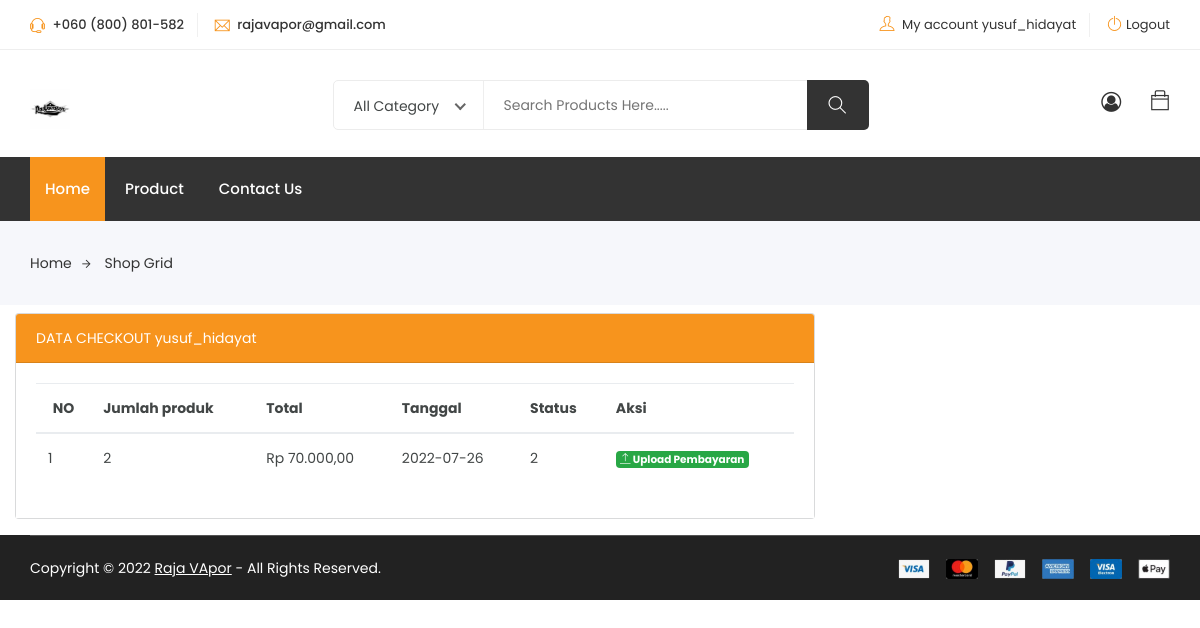
The app's page /checkout/index.php (signed in), older data.
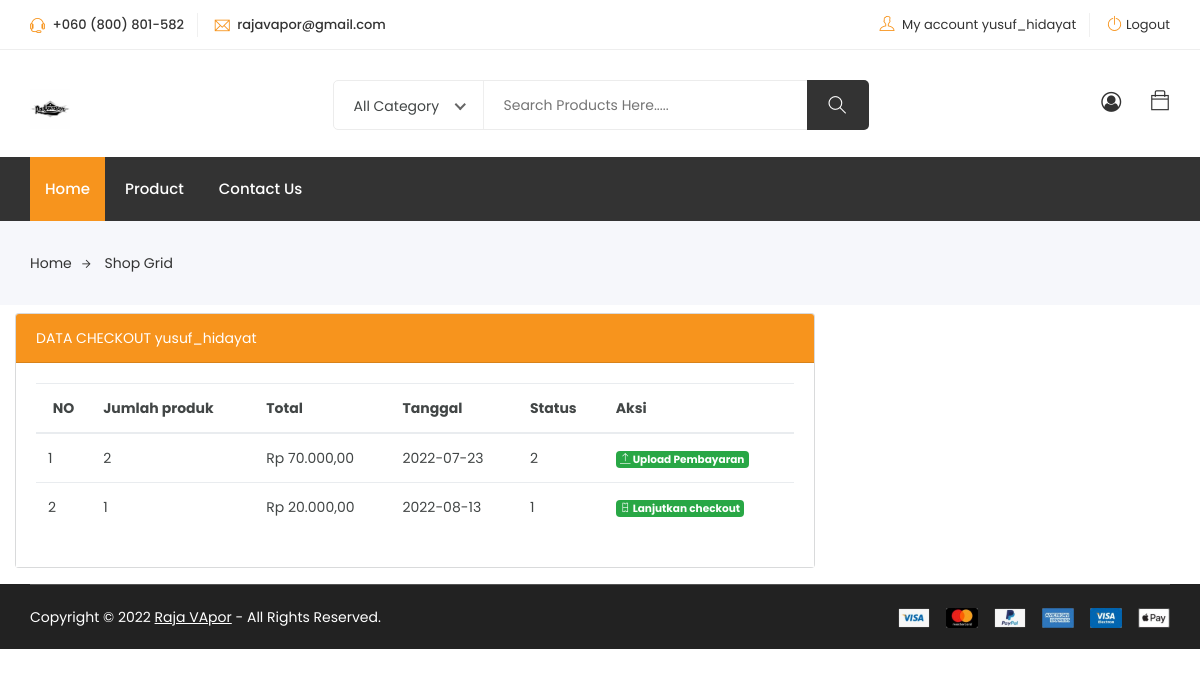
The same page, newer data.
### tables this page shows
CREATE TABLE `checkout` (
  `id_checkout` int(11) NOT NULL,
  `tanggal_transaksi` date DEFAULT NULL,
  `tanggal_kadaluarsa` date DEFAULT NULL,
  `status_transaksi` int(11) DEFAULT NULL,
  `jumlah_checkout` int(11) NOT NULL,
  `id_keranjang` varchar(225) NOT NULL,
  `id_user` int(11) DEFAULT NULL
);

### function.php (called while the page is built, shortened)
<?php
    $url_assets = "http://localhost/201753028/assets/";
    function base_url($urlparam){
        $url = "http://localhost/201753028/".$urlparam;
        return $url;
    }
    function rupiah($angka)
    {
        $hasil_rupiah = "Rp " . number_format($angka, 2, ',', '.');
        return $hasil_rupiah;
    }
    function querybanyak($query){
        $mysqli = new mysqli("localhost","root","","201753028");
        return $mysqli->query($query);
    }
    function querysatudata($query){
        $koneksi = mysqli_connect("localhost","root","","201753028");
        $query_cek = mysqli_query($koneksi, $query);
        return mysqli_fetch_array($query_cek, MYSQLI_BOTH);
    }

### checkout/checkout.php (the view)
<div class="col-lg-9 col-md-8 col-12">
	<div class="card bg-light mb-3 mt-2" style="max-width: 50rem;">
		<div class="card-header" style="background-color: #F7941D; color:#fff;">
			DATA CHECKOUT <?= $_SESSION['username'] ?>
		</div>
		<div class="card-body bg-white">
			<?php
			$username = $_SESSION['username'];
			$profile = querysatudata("SELECT * FROM user WHERE username = '$username' ");
			?>
			<table class="table">
				<thead>
					<tr>
						<th class="text-center">NO</th>
						<th>Jumlah produk</th>
						<th>Total</th>
						<th>Tanggal</th>
						<th>Status</th>
						<th>Aksi</th>
					</tr>
				</thead>
				<tbody>
					<?php
					$no = 1;
					$checkouts = querybanyak('SELECT * FROM checkout WHERE id_user = ' . $profile['id_user'] . '');
					foreach ($checkouts as $checkout) { ?>
						<tr>
							<td><?= $no ?></td>
							<td>
								<?php
									$explode_id_keranjang = explode(",",$checkout['id_keranjang']);
									echo count($explode_id_keranjang);
								?>
							</td>
							<td><?= rupiah($checkout['jumlah_checkout'])  ?></td>
							<td><?= $checkout['tanggal_transaksi']  ?></td>
							<td><?= $checkout['status_transaksi']  ?></td>
							<td>
								<?php if( $checkout['status_transaksi'] == 1){ ?>
                                    <a href="<?= base_url('checkout/index.php?halaman=checkout_prosess&id_checkout=').$checkout['id_checkout'] ?>" target="_blank" class="single-icon badge btn-success text-white"><i class="ti-ticket"></i> <span class="total-count">Lanjutkan checkout</span></a>
								<?php }elseif( $checkout['status_transaksi'] == 2){ ?>
									<?php
										$pembayaran = querysatudata("SELECT * FROM pembayaran WHERE id_checkout = ".$checkout['id_checkout']." ");
									?>
                                    <a href="<?= base_url('pembayaran/index.php?halaman=pembayaran_upload&id_pembayaran=').$pembayaran['id_pembayaran'] ?>" target="_blank" class="single-icon badge btn-success text-white"><i class="ti-upload"></i> <span class="total-count">Upload Pembayaran</span></a>
								<?php }?>
							</td>
						</tr>
					<?php $no++;
					}
					?>
				</tbody>
			</table>
		</div>
	</div>
</div>

### templates/header.php (shortened to what this page needs)
<!DOCTYPE html>
<html lang="zxx">
<head>
	<link rel="stylesheet" href="<?= $url_assets . "eshop/eshop/" ?>css/bootstrap.css">
	<link rel="stylesheet" href="<?= $url_assets . "eshop/eshop/" ?>css/magnific-popup.min.css">
	<link rel="stylesheet" href="<?= $url_assets . "eshop/eshop/" ?>css/font-awesome.css">
	<link rel="stylesheet" href="<?= $url_assets . "eshop/eshop/" ?>css/jquery.fancybox.min.css">
	<link rel="stylesheet" href="<?= $url_assets . "eshop/eshop/" ?>css/themify-icons.css">
	<link rel="stylesheet" href="<?= $url_assets . "eshop/eshop/" ?>css/niceselect.css">
	<link rel="stylesheet" href="<?= $url_assets . "eshop/eshop/" ?>css/animate.css">
	<link rel="stylesheet" href="<?= $url_assets . "eshop/eshop/" ?>css/flex-slider.min.css">
	<link rel="stylesheet" href="<?= $url_assets . "eshop/eshop/" ?>css/owl-carousel.css">
	<link rel="stylesheet" href="<?= $url_assets . "eshop/eshop/" ?>css/slicknav.min.css">
	<link rel="stylesheet" href="<?= $url_assets . "eshop/eshop/" ?>css/reset.css">
	<link rel="stylesheet" href="<?= $url_assets . "eshop/eshop/" ?>style.css">
	<link rel="stylesheet" href="<?= $url_assets . "eshop/eshop/" ?>css/responsive.css">
</head>
<body class="js">
	<header class="header shop">
		<div class="topbar">
			<div class="container">
				<div class="row">
					<div class="col-lg-4 col-md-12 col-12">
						<div class="top-left">
							<ul class="list-main">
								<li><i class="ti-headphone-alt"></i> +060 (800) 801-582</li>
								<li><i class="ti-email"></i> rajavapor@gmail.com</li>
							</ul>
						</div>
					</div>
					<div class="col-lg-8 col-md-12 col-12">
						<div class="right-content">
							<ul class="list-main">
								<?php if (isset($_SESSION['id_user'])) { ?>
									<li>
										<i class="ti-user"></i>
										<a href="#">My account <?= $_SESSION['username']; ?> </a>
									</li>
									<li><i class="ti-power-off"></i><a href="<?= base_url('logout.php') ?>">Logout</a></li>
								<?php } ?>
							</ul>
						</div>
					</div>
				</div>
			</div>
		</div>
		<div class="middle-inner">
			<div class="container">
				<div class="row">
					<div class="col-lg-2 col-md-2 col-12">
						<div class="logo">
							<a href="/201753028/"><img src="<?= $url_assets . "eshop/eshop/" ?>images/rajavapor.jpg" width="40px" style="" alt="logo"></a>
						</div>
					</div>
					<div class="col-lg-8 col-md-7 col-12">
						<div class="search-bar-top">
							<div class="search-bar">
								<form action="<?= base_url('search.php') ?>" method="GET">
									<input name="search" placeholder="Search Products Here....." type="search">
									<button class="btnn"><i class="ti-search"></i></button>
								</form>
							</div>
						</div>
					</div>
					<div class="col-lg-2 col-md-3 col-12">
						<div class="right-bar">
							<?php if (isset($_SESSION['id_user'])) { ?>
								<div class="sinlge-bar">
									<a href="http://localhost/201753028/shop/user/index.php" class="single-icon"><i class="fa fa-user-circle-o" aria-hidden="true"></i></a>
								</div>
							<?php } else { ?>
								<div class="sinlge-bar">
									<a href="<?= base_url('?halaman=login') ?>" class="single-icon"><i class="fa fa-user-circle-o" aria-hidden="true"></i></a>
								</div>
							<?php } ?>
							<div class="sinlge-bar shopping">
								<a href="#" class="single-icon"><i class="ti-bag"></i>
								</a>
							</div>
						</div>
					</div>
				</div>
			</div>
		</div>
		<div class="header-inner">
			<div class="container">
				<div class="cat-nav-head">
					<div class="row">
						<div class="col-12">
							<div class="menu-area">
								<nav class="navbar navbar-expand-lg">
									<div class="navbar-collapse">
										<div class="nav-inner">
											<ul class="nav main-menu menu navbar-nav">
												<li class="active"><a href="<?= base_url('') ?>">Home</a></li>
												<li><a href="<?= base_url('') ?>">Product</a></li>
												<li><a href="contact.html">Contact Us</a></li>
											</ul>
										</div>
									</div>
								</nav>
							</div>
						</div>
					</div>
				</div>
			</div>
		</div>
	</header>
	<div class="breadcrumbs" style="margin-bottom:0%;">
		<div class="container">
			<div class="row">
				<div class="col-12">
					<div class="bread-inner">
						<ul class="bread-list">
							<li><a href="index1.html">Home<i class="ti-arrow-right"></i></a></li>
							<li class="active"><a href="blog-single.html">Shop Grid</a></li>
						</ul>
					</div>
				</div>
			</div>
		</div>
	</div>

### checkout/index.php (shortened to what this page needs)
<?php
    include '../function.php';
    include '../templates/header.php';
?>
    <?php
        if(isset($_GET['halaman'])){
            $hal = $_GET['halaman'];
            switch ($hal){
                case 'checkout':
                    include "checkout.php";
                break;
                default:
                    include "checkout.php";
                break;
            }
        }
        else{
            include "checkout.php";
        }
    ?>
<?php
    include '../templates/footer.php';
?>

### templates/footer.php (shortened to what this page needs)
    <footer class="footer">
		<div class="copyright">
			<div class="container">
				<div class="inner">
					<div class="row">
						<div class="col-lg-6 col-12">
							<div class="left">
								<p>Copyright © <?= date('Y') ?> <a href="/201753028/" target="_blank">Raja VApor</a>  -  All Rights Reserved.</p>
							</div>
						</div>
						<div class="col-lg-6 col-12">
							<div class="right">
								<img src="images/payments.png" alt="#">
							</div>
						</div>
					</div>
				</div>
			</div>
		</div>
	</footer>
</body>
</html>

Row changes from the older to the newer data that the page shows:
removed checkout: id_keranjang "2", jumlah_checkout "Rp 70.000,00", tanggal_transaksi "2022-07-26", status_transaksi "2"
added checkout: id_keranjang "2", jumlah_checkout "Rp 70.000,00", tanggal_transaksi "2022-07-23", status_transaksi "2"
added checkout: id_keranjang "1", jumlah_checkout "Rp 20.000,00", tanggal_transaksi "2022-08-13", status_transaksi "1"
